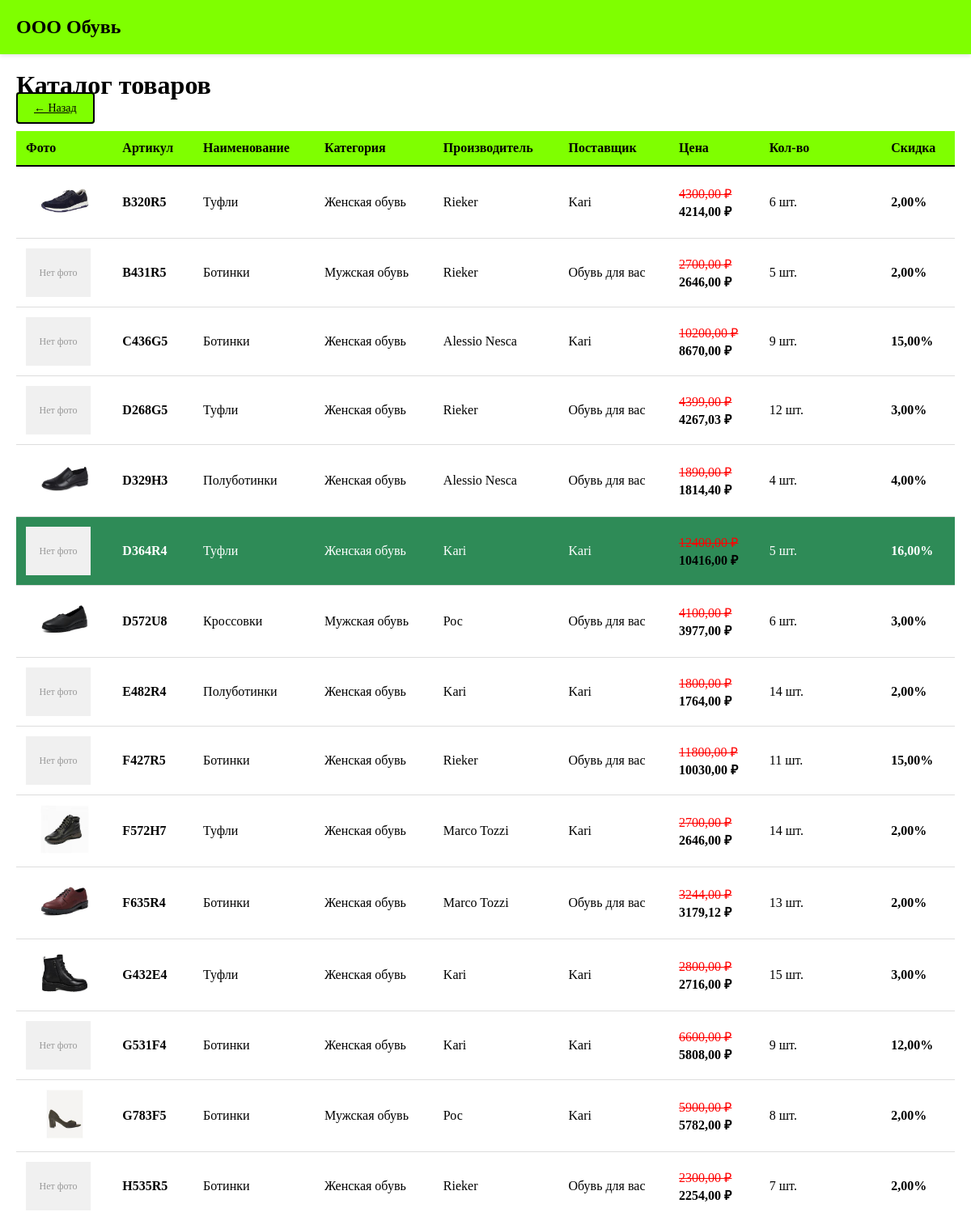
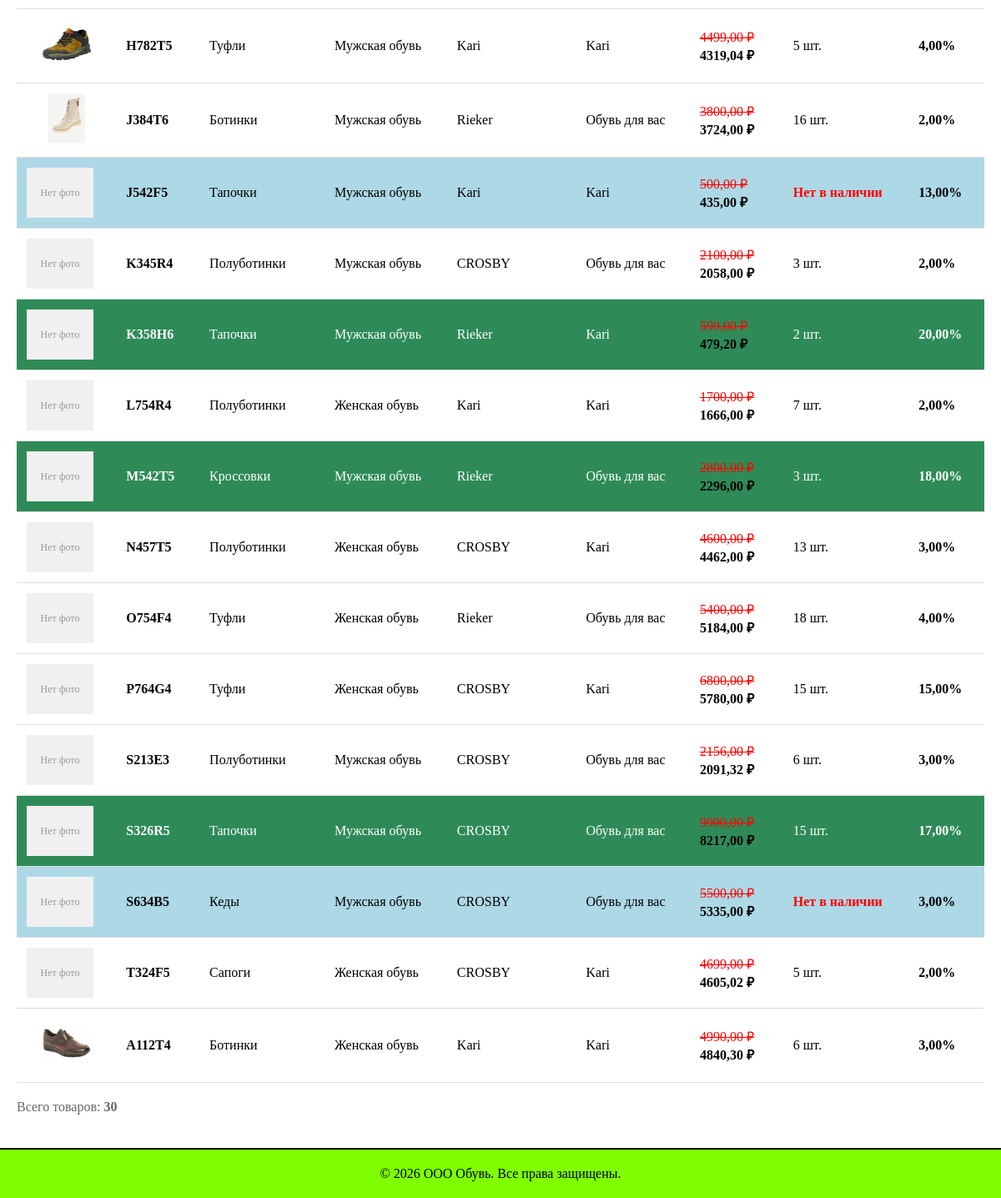
/guest/, run on the app's committed database (2 pictures, top to bottom).
### shop/models.py (models this page shows, shortened)
class Product(models.Model):
    article = models.CharField(max_length=50, unique=True, primary_key=True)
    name = models.CharField(max_length=200)
    unit = models.CharField(max_length=20, default='шт.')
    price = models.DecimalField(max_digits=10, decimal_places=2, validators=[MinValueValidator(0)])
    supplier = models.ForeignKey(Supplier, on_delete=models.PROTECT)
    manufacturer = models.ForeignKey(Manufacturer, on_delete=models.PROTECT)
    category = models.ForeignKey(Category, on_delete=models.PROTECT)
    discount = models.DecimalField(max_digits=5, decimal_places=2, default=0, validators=[MinValueValidator(0), MaxValueValidator(100)])
    quantity = models.IntegerField(default=0, validators=[MinValueValidator(0)])
    description = models.TextField(blank=True)
    photo = models.ImageField(upload_to='products/', blank=True, null=True)
    def get_final_price(self):
        if self.discount > 0:
            discount_amount = self.price * (self.discount / 100)
            return round(self.price - discount_amount, 2)
        return self.price
    class Meta:
        verbose_name_plural = "Товары"

class Category(models.Model):
    name = models.CharField(max_length=100, unique=True)
    class Meta:
        verbose_name_plural = "Категории"

class Manufacturer(models.Model):
    name = models.CharField(max_length=100, unique=True)
    class Meta:
        verbose_name_plural = "Производители"

class Supplier(models.Model):
    name = models.CharField(max_length=100, unique=True)
    class Meta:
        verbose_name_plural = "Поставщики"

### shop/views.py (the view)
# urls.py: path('guest/', views.products_list_guest, name='products_guest'),
def products_list_guest(request):
    products = Product.objects.all().order_by('article')
    context = {
        'products': products,
        'user_role': 'guest',
    }
    return render(request, 'shop/products_list.html', context)

### shop/templates/shop/products_list.html (shortened to what this page needs)
{% extends 'shop/base.html' %}
{% block content %}
<h1>Каталог товаров</h1>
{% if user.profile.role == 'admin' %}
<div style="margin-bottom: 20px;">
    <a href="{% url 'shop:add_product' %}" class="btn btn-primary">+ Добавить товар</a>
    <a href="{% url 'shop:dashboard' %}" class="btn btn-secondary">← Назад</a>
</div>
{% else %}
<div style="margin-bottom: 20px;">
    <a href="{% url 'shop:dashboard' %}" class="btn btn-secondary">← Назад</a>
</div>
{% endif %}
{% if products %}
<table>
    <thead>
        <tr>
            <th>Фото</th>
            <th>Артикул</th>
            <th>Наименование</th>
            <th>Категория</th>
            <th>Производитель</th>
            <th>Поставщик</th>
            <th>Цена</th>
            <th>Кол-во</th>
            <th>Скидка</th>
        </tr>
    </thead>
    <tbody>
        {% for product in products %}
        <tr class="{% if product.quantity == 0 %}empty-stock{% elif product.discount > 15 %}high-discount{% endif %}">
            <td style="text-align: center;">
                {% if product.photo %}
                    <img src="{{ product.photo.url }}" alt="{{ product.name }}" style="max-width: 80px; max-height: 60px;">
                {% else %}
                    <div style="width: 80px; height: 60px; background-color: #f0f0f0; display: flex; align-items: center; justify-content: center;">
                        <span style="color: #999; font-size: 12px;">Нет фото</span>
                    </div>
                {% endif %}
            </td>
            <td><strong>{{ product.article }}</strong></td>
            <td>{{ product.name }}</td>
            <td>{{ product.category.name }}</td>
            <td>{{ product.manufacturer.name }}</td>
            <td>{{ product.supplier.name }}</td>
            <td>
                {% if product.discount > 0 %}
                    <span class="price-original">{{ product.price }} ₽</span><br>
                    <span class="price-final">{{ product.get_final_price }} ₽</span>
                {% else %}
                    {{ product.price }} ₽
                {% endif %}
            </td>
            <td>
                {% if product.quantity == 0 %}
                    <span style="color: red; font-weight: bold;">Нет в наличии</span>
                {% else %}
                    {{ product.quantity }} {{ product.unit }}
                {% endif %}
            </td>
            <td>
                {% if product.discount > 0 %}
                    <strong>{{ product.discount }}%</strong>
                {% else %}
                    —
                {% endif %}
            </td>
        </tr>
        {% endfor %}
    </tbody>
</table>
<p style="margin-top: 20px; color: #666;">Всего товаров: <strong>{{ products|length }}</strong></p>
{% else %}
<div style="text-align: center; padding: 40px; color: #999;">
    <p style="font-size: 16px;">По вашему запросу товаров не найдено</p>
</div>
{% endif %}
{% endblock %}

### shop/templates/shop/base.html (shortened to what this page needs)
<!DOCTYPE html>
<html lang="ru">
<head>
</head>
<body>
    <div class="header">
        <div class="header-logo">ООО Обувь</div>
    </div>
    <div class="container">
        {% block content %}{% endblock %}
    </div>
    <div class="footer">
        <p>&copy; 2026 ООО Обувь. Все права защищены.</p>
    </div>
</body>
</html>

### shop/templates/shop/base.html (style rules this page uses)
* { margin: 0; padding: 0; box-sizing: border-box; }
body { font-family: 'Times New Roman', serif; background-color: #FFFFFF; color: #000; }
.header { background-color: #7FFF00; padding: 20px; display: flex; justify-content: space-between; align-items: center; box-shadow: 0 2px 5px rgba(0,0,0,0.1); }
.header-logo { font-size: 24px; font-weight: bold; color: #000; }
.btn { padding: 10px 20px; border: none; border-radius: 4px; cursor: pointer; font-family: 'Times New Roman', serif; font-size: 14px; transition: all 0.3s ease; }
.btn-secondary { background-color: #7FFF00; color: #000; border: 2px solid #000; }
.container { max-width: 1400px; margin: 20px auto; padding: 0 20px; }
table { width: 100%; border-collapse: collapse; margin-top: 20px; background-color: #fff; }
table th { background-color: #7FFF00; padding: 12px; text-align: left; font-weight: bold; border-bottom: 2px solid #000; }
table td { padding: 12px; border-bottom: 1px solid #ddd; }
table tr.empty-stock { background-color: #ADD8E6; }
table tr.high-discount { background-color: #2E8B57; color: white; }
.price-original { text-decoration: line-through; color: red; }
.price-final { color: #000; font-weight: bold; }
.footer { background-color: #7FFF00; padding: 20px; text-align: center; margin-top: 40px; border-top: 2px solid #000; }

### data on the page
Product: photo (picture), article "B320R5", name "Туфли", category.name "Женская обувь", manufacturer.name "Rieker", supplier.name "Kari", price "4300,00", get_final_price "4214,00", quantity "6", unit "шт.", discount "2,00"
Product: photo "Нет фото", article "B431R5", name "Ботинки", category.name "Мужская обувь", manufacturer.name "Rieker", supplier.name "Обувь для вас", price "2700,00", get_final_price "2646,00", quantity "5", unit "шт.", discount "2,00"
Product: photo "Нет фото", article "C436G5", name "Ботинки", category.name "Женская обувь", manufacturer.name "Alessio Nesca", supplier.name "Kari", price "10200,00", get_final_price "8670,00", quantity "9", unit "шт.", discount "15,00"
Product: photo "Нет фото", article "D268G5", name "Туфли", category.name "Женская обувь", manufacturer.name "Rieker", supplier.name "Обувь для вас", price "4399,00", get_final_price "4267,03", quantity "12", unit "шт.", discount "3,00"
Product: photo (picture), article "D329H3", name "Полуботинки", category.name "Женская обувь", manufacturer.name "Alessio Nesca", supplier.name "Обувь для вас", price "1890,00", get_final_price "1814,40", quantity "4", unit "шт.", discount "4,00"
Product: photo "Нет фото", article "D364R4", name "Туфли", category.name "Женская обувь", manufacturer.name "Kari", supplier.name "Kari", price "12400,00", get_final_price "10416,00", quantity "5", unit "шт.", discount "16,00"
Product: photo (picture), article "D572U8", name "Кроссовки", category.name "Мужская обувь", manufacturer.name "Рос", supplier.name "Обувь для вас", price "4100,00", get_final_price "3977,00", quantity "6", unit "шт.", discount "3,00"
Product: photo "Нет фото", article "E482R4", name "Полуботинки", category.name "Женская обувь", manufacturer.name "Kari", supplier.name "Kari", price "1800,00", get_final_price "1764,00", quantity "14", unit "шт.", discount "2,00"
Product: photo "Нет фото", article "F427R5", name "Ботинки", category.name "Женская обувь", manufacturer.name "Rieker", supplier.name "Обувь для вас", price "11800,00", get_final_price "10030,00", quantity "11", unit "шт.", discount "15,00"
Product: photo (picture), article "F572H7", name "Туфли", category.name "Женская обувь", manufacturer.name "Marco Tozzi", supplier.name "Kari", price "2700,00", get_final_price "2646,00", quantity "14", unit "шт.", discount "2,00"
Product: photo (picture), article "F635R4", name "Ботинки", category.name "Женская обувь", manufacturer.name "Marco Tozzi", supplier.name "Обувь для вас", price "3244,00", get_final_price "3179,12", quantity "13", unit "шт.", discount "2,00"
Product: photo (picture), article "G432E4", name "Туфли", category.name "Женская обувь", manufacturer.name "Kari", supplier.name "Kari", price "2800,00", get_final_price "2716,00", quantity "15", unit "шт.", discount "3,00"
Product: photo "Нет фото", article "G531F4", name "Ботинки", category.name "Женская обувь", manufacturer.name "Kari", supplier.name "Kari", price "6600,00", get_final_price "5808,00", quantity "9", unit "шт.", discount "12,00"
Product: photo (picture), article "G783F5", name "Ботинки", category.name "Мужская обувь", manufacturer.name "Рос", supplier.name "Kari", price "5900,00", get_final_price "5782,00", quantity "8", unit "шт.", discount "2,00"
Product: photo "Нет фото", article "H535R5", name "Ботинки", category.name "Женская обувь", manufacturer.name "Rieker", supplier.name "Обувь для вас", price "2300,00", get_final_price "2254,00", quantity "7", unit "шт.", discount "2,00"
Product: photo (picture), article "H782T5", name "Туфли", category.name "Мужская обувь", manufacturer.name "Kari", supplier.name "Kari", price "4499,00", get_final_price "4319,04", quantity "5", unit "шт.", discount "4,00"
Product: photo (picture), article "J384T6", name "Ботинки", category.name "Мужская обувь", manufacturer.name "Rieker", supplier.name "Обувь для вас", price "3800,00", get_final_price "3724,00", quantity "16", unit "шт.", discount "2,00"
Product: photo "Нет фото", article "J542F5", name "Тапочки", category.name "Мужская обувь", manufacturer.name "Kari", supplier.name "Kari", price "500,00", get_final_price "435,00", quantity "Нет в наличии", discount "13,00"
Product: photo "Нет фото", article "K345R4", name "Полуботинки", category.name "Мужская обувь", manufacturer.name "CROSBY", supplier.name "Обувь для вас", price "2100,00", get_final_price "2058,00", quantity "3", unit "шт.", discount "2,00"
Product: photo "Нет фото", article "K358H6", name "Тапочки", category.name "Мужская обувь", manufacturer.name "Rieker", supplier.name "Kari", price "599,00", get_final_price "479,20", quantity "2", unit "шт.", discount "20,00"
Product: photo "Нет фото", article "L754R4", name "Полуботинки", category.name "Женская обувь", manufacturer.name "Kari", supplier.name "Kari", price "1700,00", get_final_price "1666,00", quantity "7", unit "шт.", discount "2,00"
Product: photo "Нет фото", article "M542T5", name "Кроссовки", category.name "Мужская обувь", manufacturer.name "Rieker", supplier.name "Обувь для вас", price "2800,00", get_final_price "2296,00", quantity "3", unit "шт.", discount "18,00"
Product: photo "Нет фото", article "N457T5", name "Полуботинки", category.name "Женская обувь", manufacturer.name "CROSBY", supplier.name "Kari", price "4600,00", get_final_price "4462,00", quantity "13", unit "шт.", discount "3,00"
Product: photo "Нет фото", article "O754F4", name "Туфли", category.name "Женская обувь", manufacturer.name "Rieker", supplier.name "Обувь для вас", price "5400,00", get_final_price "5184,00", quantity "18", unit "шт.", discount "4,00"
Product: photo "Нет фото", article "P764G4", name "Туфли", category.name "Женская обувь", manufacturer.name "CROSBY", supplier.name "Kari", price "6800,00", get_final_price "5780,00", quantity "15", unit "шт.", discount "15,00"
Product: photo "Нет фото", article "S213E3", name "Полуботинки", category.name "Мужская обувь", manufacturer.name "CROSBY", supplier.name "Обувь для вас", price "2156,00", get_final_price "2091,32", quantity "6", unit "шт.", discount "3,00"
Product: photo "Нет фото", article "S326R5", name "Тапочки", category.name "Мужская обувь", manufacturer.name "CROSBY", supplier.name "Обувь для вас", price "9900,00", get_final_price "8217,00", quantity "15", unit "шт.", discount "17,00"
Product: photo "Нет фото", article "S634B5", name "Кеды", category.name "Мужская обувь", manufacturer.name "CROSBY", supplier.name "Обувь для вас", price "5500,00", get_final_price "5335,00", quantity "Нет в наличии", discount "3,00"
Product: photo "Нет фото", article "T324F5", name "Сапоги", category.name "Женская обувь", manufacturer.name "CROSBY", supplier.name "Kari", price "4699,00", get_final_price "4605,02", quantity "5", unit "шт.", discount "2,00"
Product: photo (picture), article "А112Т4", name "Ботинки", category.name "Женская обувь", manufacturer.name "Kari", supplier.name "Kari", price "4990,00", get_final_price "4840,30", quantity "6", unit "шт.", discount "3,00"

### other printed values
{{ products|length }} "30"
